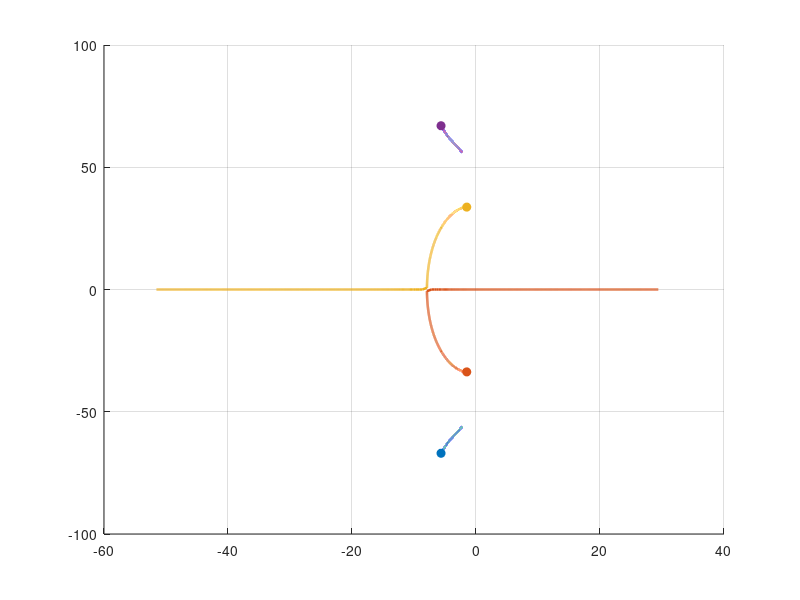

Source code (MATLAB): (Note: this script raises an error after producing the figure.)
function root_locus_U()
% Root locus of the 2-DOF aeroelastic wing as aero.U varies.
%
% Sweeps freestream speed U from near-zero to U_max, builds the linear
% A-matrix at each U (same parameters as build_2dof in build_models.m),
% tracks the four eigenvalue branches, locates the flutter speed where
% a branch crosses the imaginary axis (Re = 0, Im ≠ 0), and saves a plot.

% ---- physical parameters (must match build_2dof / aero_terms) ----------
m  = 2.0;     Ip = 0.01;    S  = -0.05;
k  = 1200.0;  cd = 3.0;     d  = 0.25;

rho     = 1.225;   chord   = 0.30;
span    = 0.50;    Clalpha = 2*pi;
ea      = 0.05;
U_nom   = 12.0;    % nominal speed from aero_terms [m/s]

M_mat    = [m,   S;   S,  Ip];
Ks       = [2*k, 0;   0,  k*d^2/2];
C_struct = [2*cd, 0;  0,  cd*d^2/2];

% ---- velocity sweep ------------------------------------------------
U_vec = linspace(0.5, 50, 4000);
N     = numel(U_vec);

ev_mat = zeros(4, N);   % each column: eigenvalues sorted by imag part

for i = 1:N
    U  = U_vec(i);
    qS = 0.5 * rho * U^2 * chord * span;

    Ka   = [0,  qS*Clalpha;   0, -qS*Clalpha*ea];
    Ca   = (qS*Clalpha / U) .* [1, 0;  -ea, 0];

    Minv = inv(M_mat);
    A    = [zeros(2),        eye(2);
            -Minv*(Ks+Ka),  -Minv*(C_struct+Ca)];

    ev = eig(A);
    [~, idx] = sort(imag(ev));   % ascending imag → consistent branch order
    ev_mat(:, i) = ev(idx);
end

% ---- find flutter speed: first U where max Re crosses 0 from below ----
max_re = max(real(ev_mat), [], 1);
cross  = find(diff(sign(max_re)) > 0, 1);

U_fl  = NaN;
im_fl = NaN;
if ~isempty(cross)
    % linear interpolation between the two straddle points
    U_fl = interp1(max_re(cross:cross+1), U_vec(cross:cross+1), 0);

    % find which branch is the one crossing
    for b = 1:4
        re_b = real(ev_mat(b, :));
        if re_b(cross) < 0 && re_b(cross+1) >= 0
            im_fl = interp1(U_vec(cross:cross+1), ...
                            imag(ev_mat(b, cross:cross+1)), U_fl);
            break
        end
    end

    fprintf('Flutter speed:     U_flutter = %.4f m/s\n', U_fl);
    fprintf('Flutter frequency: %.4f rad/s  (%.4f Hz)\n', ...
            abs(im_fl), abs(im_fl)/(2*pi));
else
    fprintf('No flutter detected in U = [%.1f, %.1f] m/s.\n', ...
            U_vec(1), U_vec(end));
end

% ---- plot --------------------------------------------------------------
figure('Name', 'Root Locus vs aero.U', 'Position', [80 80 950 680]);
hold on;  grid on;  ax = gca;

colors = lines(4);
branch_labels = {'Mode 1 (lower \omega)', 'Mode 1 (conj.)', ...
                 'Mode 2 (conj.)',          'Mode 2 (upper \omega)'};

for b = 1:4
    plot(real(ev_mat(b,:)), imag(ev_mat(b,:)), '-', ...
         'Color', colors(b,:), 'LineWidth', 1.8, ...
         'DisplayName', branch_labels{b});

    % circle at low-U end
    plot(real(ev_mat(b,1)), imag(ev_mat(b,1)), 'o', ...
         'Color', colors(b,:), 'MarkerFaceColor', colors(b,:), ...
         'MarkerSize', 6, 'HandleVisibility', 'off');

    % arrow mid-branch to show direction of increasing U
    mid = round(N/2);
    quiver(real(ev_mat(b, mid)), imag(ev_mat(b, mid)), ...
           real(ev_mat(b, mid+1) - ev_mat(b, mid)), ...
           imag(ev_mat(b, mid+1) - ev_mat(b, mid)), ...
           5, 'Color', colors(b,:), 'MaxHeadSize', 3, ...
           'HandleVisibility', 'off');
end

% imaginary axis
xline(0, 'k--', 'LineWidth', 1.4, 'HandleVisibility', 'off');
text(0.5, ax.YLim(1)*0.92, 'Im axis', 'FontSize', 9, 'Color', [0.3 0.3 0.3]);

%{
% nominal operating point (U = 12 m/s)
nom_idx = round(interp1(U_vec, 1:N, U_nom));
for b = 1:4
    plot(real(ev_mat(b, nom_idx)), imag(ev_mat(b, nom_idx)), 'ks', ...
         'MarkerSize', 8, 'LineWidth', 1.5, 'HandleVisibility', 'off');
end
% one legend entry for the nominal marker
plot(nan, nan, 'ks', 'MarkerSize', 8, 'LineWidth', 1.5, ...
     'DisplayName', sprintf('Nominal  U = %.0f m/s', U_nom));
%}

% flutter marker
if ~isnan(U_fl)
    plot(0,  im_fl, 'rp', 'MarkerSize', 18, 'MarkerFaceColor', 'r', ...
         'LineWidth', 1.2, ...
         'DisplayName', sprintf('Flutter  U_{fl} = %.2f m/s', U_fl));
    plot(0, -im_fl, 'rp', 'MarkerSize', 18, 'MarkerFaceColor', 'r', ...
         'HandleVisibility', 'off');
    text(0.4,  im_fl, sprintf('  U_{fl} = %.2f m/s', U_fl), ...
         'FontSize', 11, 'Color', 'r', 'FontWeight', 'bold');
    text(0.4, -im_fl, sprintf('  U_{fl} = %.2f m/s', U_fl), ...
         'FontSize', 11, 'Color', 'r', 'FontWeight', 'bold');
end

xlabel('Real part  \sigma  [1/s]',          'FontSize', 12);
ylabel('Imaginary part  \omega_d  [rad/s]', 'FontSize', 12);
title({'Root Locus w.r.t. aero.U  --  2-DOF aeroelastic wing'}, ...
      'FontSize', 12);
legend('Location', 'best', 'FontSize', 9);

here = fileparts(mfilename('fullpath'));
out  = fullfile(here, 'root_locus_U.png');
saveas(gcf, out);
fprintf('Figure saved: %s\n', out);

end
